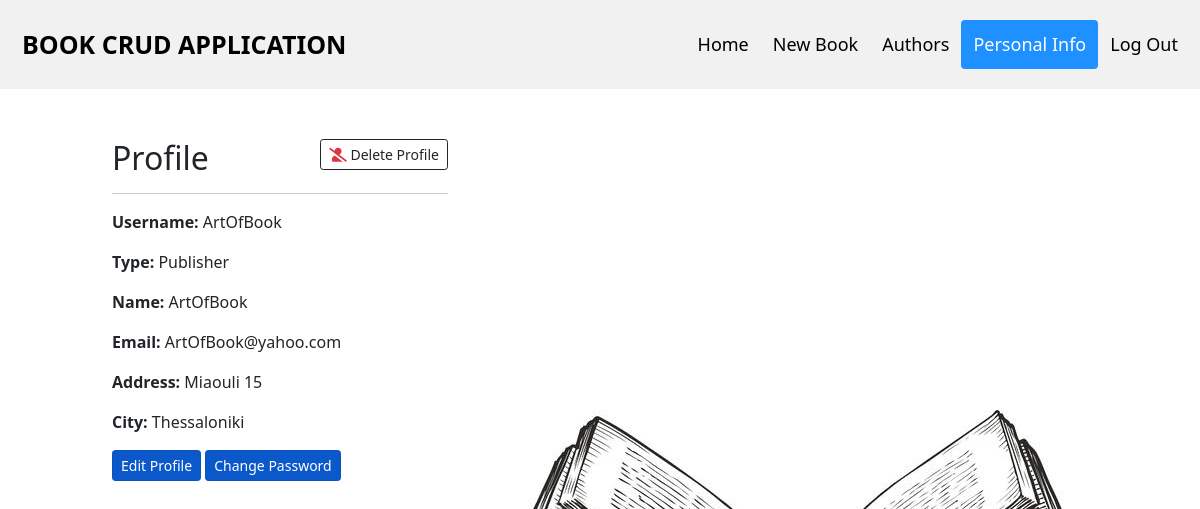
Screenshot of /library/personal_info/ (signed in) with the database file from the repository.
### book_app/models.py (models this page shows, shortened)
class Publisher(models.Model):
    user = models.OneToOneField(User, unique=True, on_delete=models.CASCADE)
    name = models.CharField(max_length=30)
    address = models.CharField(max_length=60)
    city = models.CharField(max_length=30)
    class Meta:
        ordering = ["name"]

### book_app/views.py (the view, shortened to what this page needs)
# urls.py: path('personal_info/', views.infoView, name='infoView'),
@login_required(login_url='/library/login/')
def infoView(request):
    user = request.user
    user_type = userType(user)
    formPwd = PasswordChangeForm(user)
    if user_type == 'LibraryUser':
        context = contextLibraryUser(user)
        formUpdate = LibraryUpdateForm(initial=context)
    elif user_type == 'Author':
        context = contextAuthor(user)
        formUpdate = AuthorUpdateForm(initial=context)
    else:
        context = contextPublisher(user)
        formUpdate = PublisherUpdateForm(initial=context)
    data = {'context':context, 'formUpdate':formUpdate, 'formPwd':formPwd, 'user_type':user_type, 'username':user.username}
    return render(request, 'book_app/common/info.html', data)

### book_app/views.py (called while the page is built)
def userType(user):
    if (LibraryUser.objects.filter(user=user)):
        user_type = 'LibraryUser'
    elif (Author.objects.filter(user=user)):
        user_type = 'Author'
    else:
        user_type = 'Publisher'
    return user_type

def contextPublisher(user):
    context={
        'username':user.username,
        'user_type':userType(user),
        'name':user.publisher.name,
        'email':user.email,
        'address':user.publisher.address,
        'city':user.publisher.city
    }
    return context

### book_app/templates/book_app/Common/info.html (shortened to what this page needs)
{% extends 'book_app/base.html' %}
{% load static %}
{% block header %}
    <a class="logo" href="{% url 'homeView' user_type username %}">BOOK CRUD APPLICATION</a>
    <div class="header-right">
        <a href="{% url 'homeView' user_type username %}">Home</a>
        {% if user_type == 'LibraryUser' %}
            <a href="/library/favourites/">Favourites</a>
        {% else %}
            <a href="/library/new_book/">New Book</a>
        {% endif %}
        {% if user_type == 'Publisher' %}
            <a href="/library/authors/">Authors</a>
        {% endif %}
        <a class="active" href="/library/personal_info/">Personal Info</a>
        <a href="/library/logout/">Log Out</a>
    </div>
{% endblock %}
{% block content %}
    <div class="container">
        <h2>Profile</h2>
        <a href="/library/delete_profile/" class="btn btn-outline-dark btn-sm" style="float:right;"
        onclick="return confirm('Are you sure you want to delete your profile?');">
            <i class="fas fa-user-slash text-danger"></i> Delete Profile
        </a>
        <hr>
        {% if user_type == 'LibraryUser' %}
            <p><b>Username:</b> {{context.username}}</p>
            <p><b>Type:</b> {{context.user_type}}</p>
            <p><b>First Name:</b> {{context.first_name}}</p>
            <p><b>Last Name:</b> {{context.last_name}}</p>
            <p><b>Email:</b> {{context.email}}</p>
        {% else %}
            <p><b>Username:</b> {{context.username}}</p>
            <p><b>Type:</b> {{context.user_type}}</p>
            <p><b>Name:</b> {{context.name}}</p>
            <p><b>Email:</b> {{context.email}}</p>
            <p><b>Address:</b> {{context.address}} </p>
            <p><b>City:</b> {{context.city}}</p>
        {% endif %}
        <button type="button" id="editProf" class="btn btn-primary btn-sm active" data-bs-toggle="modal" data-bs-target="#editProfile">
        Edit Profile </button>
        <button type="button" id="changePass" class="btn btn-primary btn-sm active" data-bs-toggle="modal" data-bs-target="#changePassword">
        Change Password </button>
    </div>
{% endblock %}

### book_app/static/book_app/css/main.css (style rules this page uses)
body { background-color:white; background-image: url(../pictures/book.jpg); background-repeat: no-repeat; background-attachment: fixed; background-position: right bottom; background-size: auto; }
.header a { float: left; color: black; text-align: center; padding: 12px; text-decoration: none; font-size: 18px; line-height: 25px; border-radius: 4px; }
.header a.logo { font-size: 25px; font-weight: bold; }
.header a.active { background-color: dodgerblue; color: white; }
.header-right { float: right; }
.container { width:30%; margin-top:50px; margin-left:100px; }
a:link { text-decoration: none; }
h2 { display:inline; }

### rows the page displays
Publisher: name "ArtOfBook", address "Miaouli 15", city "Thessaloniki"

### other values shown
{{ context.username }} "ArtOfBook"
{{ context.user_type }} "Publisher"
{{ context.email }} "ArtOfBook@yahoo.com"
